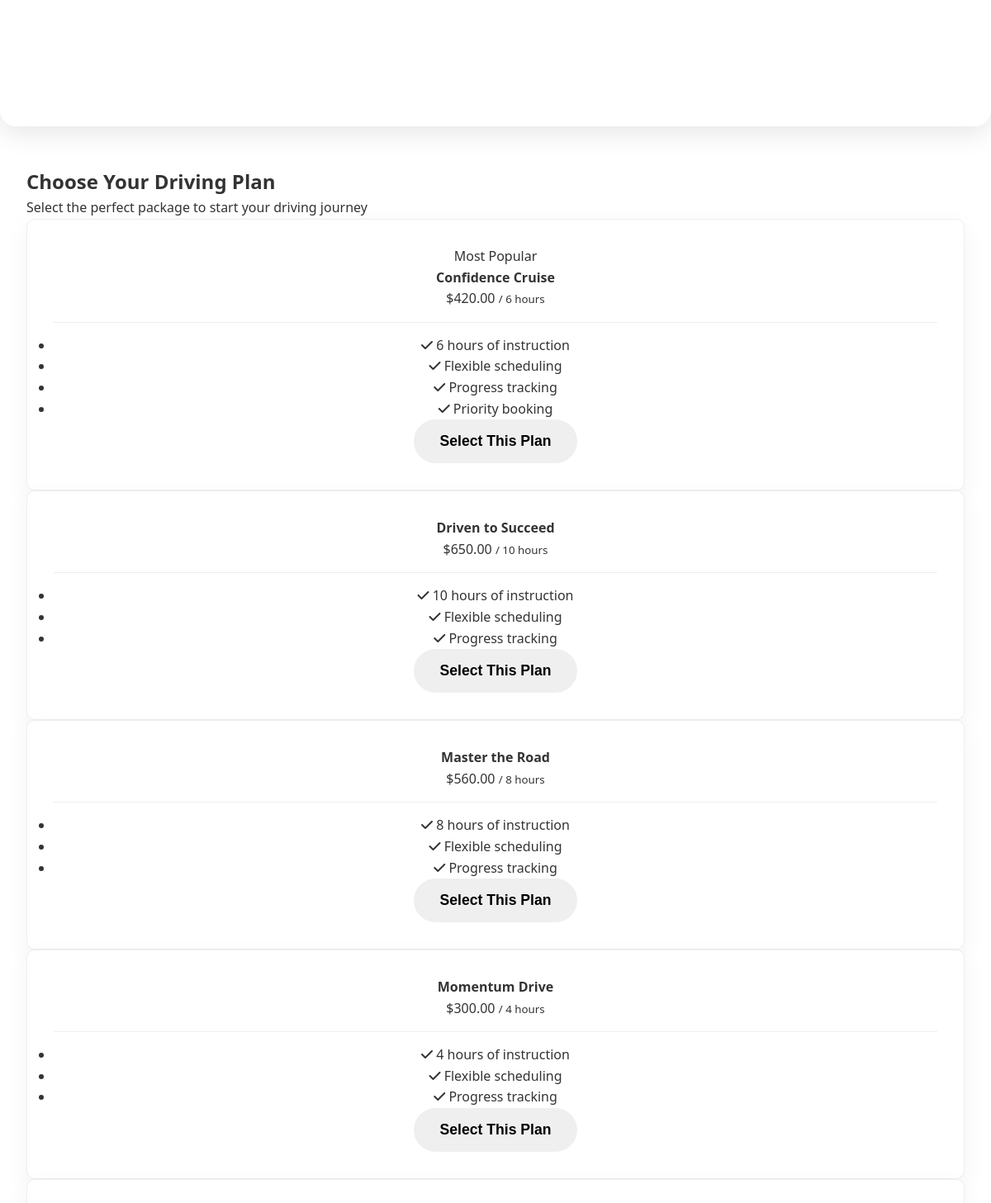
/plan-selection/ (signed in, middle part), run on an earlier commit of the app's database.
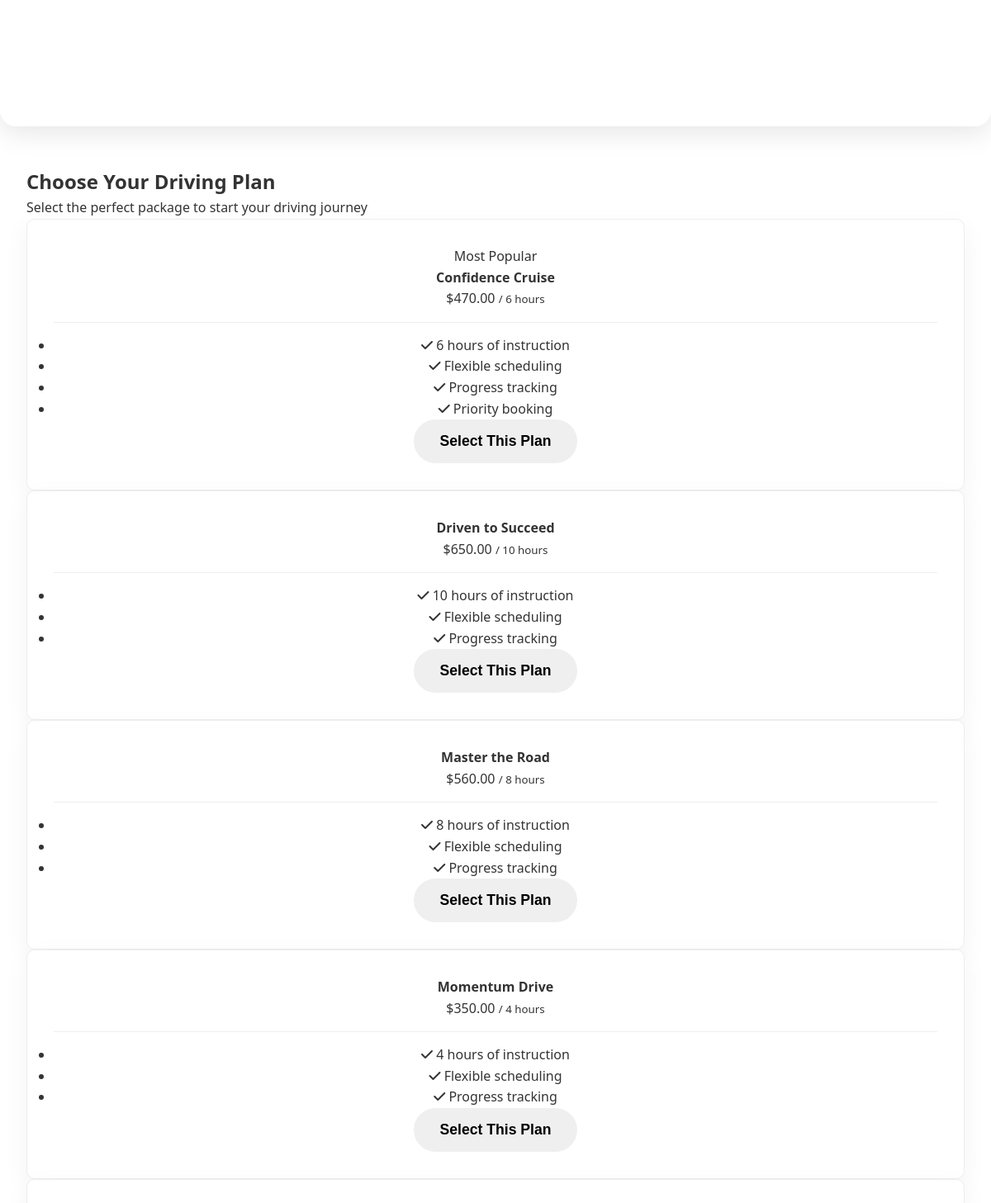
And on a later commit of the database.
### drivingschool/models.py (models this page shows, shortened)
class LessonPlan(models.Model):
    PACKAGE_TYPE_CHOICES = [
        ('standard', 'Standard Package'),
        ('specialized', 'Specialized Package'),
    ]
    name = models.CharField(max_length=100)
    slug = models.SlugField(max_length=100, help_text="URL-friendly name for the plan", blank=True)
    description = models.TextField(help_text="Brief description of the package", default="Professional driving instruction package")
    hours = models.IntegerField()
    price = models.DecimalField(max_digits=8, decimal_places=2)
    original_price = models.DecimalField(max_digits=8, decimal_places=2, null=True, blank=True, help_text="Original price before discount")
    is_popular = models.BooleanField(default=False)
    includes_test = models.BooleanField(default=False)
    package_type = models.CharField(max_length=20, choices=PACKAGE_TYPE_CHOICES, default='standard')
    display_order = models.PositiveIntegerField(default=0, help_text="Order in which to display the plan")
    is_active = models.BooleanField(default=True, help_text="Whether this plan is currently available")
    class Meta:
        ordering = ['display_order', 'name']

### drivingschool/views.py (the view)
# urls.py: path('plan-selection/', views.plan_selection, name='plan_selection'),
@login_required
def plan_selection(request):
    if not hasattr(request.user, 'student'):
        try:
            Student.objects.create(user=request.user)
        except Exception as e:
            messages.error(request, 'Unable to create student profile. Please contact support.')
            return redirect('home')
    plans = LessonPlan.objects.all()
    if request.method == 'POST':
        plan_id = request.POST.get('plan_id')
        if plan_id:
            return redirect('purchase_plan', plan_id=plan_id)
    selected_plan_name = request.session.get('selected_plan_name', None)
    if 'selected_plan_name' in request.session:
        del request.session['selected_plan_name']
    return render(request, 'plan_selection.html', {
        'plans': plans,
        'selected_plan_name': selected_plan_name
    })

### templates/plan_selection.html (shortened to what this page needs)
{% extends 'base.html' %}
{% block content %}
<div class="container mt-5">
    <div class="row justify-content-center">
        <div class="col-md-10">
            <div class="text-center mb-5">
                <h2>Choose Your Driving Plan</h2>
                <p class="lead text-muted">Select the perfect package to start your driving journey</p>
            </div>
            <form method="post">
                <div class="row">
                    {% for plan in plans %}
                    <div class="col-md-4 mb-4">
                        <div class="card h-100 plan-card{% if selected_plan_name and plan.name == selected_plan_name %} selected{% endif %}" data-plan-id="{{ plan.id }}">
                            {% if plan.is_popular %}
                            <div class="card-header bg-primary text-white text-center">
                                <span class="badge badge-light">Most Popular</span>
                            </div>
                            {% endif %}
                            <div class="card-body text-center">
                                <h4 class="card-title">{{ plan.name }}</h4>
                                <div class="price mb-3">
                                    <span class="h2 text-primary">${{ plan.price }}</span>
                                    <small class="text-muted">/ {{ plan.hours }} hours</small>
                                </div>
                                <ul class="list-unstyled">
                                    <li><i class="fas fa-check text-success"></i> {{ plan.hours }} hours of instruction</li>
                                    <li><i class="fas fa-check text-success"></i> Flexible scheduling</li>
                                    <li><i class="fas fa-check text-success"></i> Progress tracking</li>
                                    {% if plan.is_popular %}
                                    <li><i class="fas fa-check text-success"></i> Priority booking</li>
                                    {% endif %}
                                </ul>
                            </div>
                            <div class="card-footer">
                                <button type="button" class="btn btn-outline-primary btn-block select-plan-btn{% if selected_plan_name and plan.name == selected_plan_name %} selected{% endif %}" data-plan-id="{{ plan.id }}">
                                    {% if selected_plan_name and plan.name == selected_plan_name %}
                                        ✓ Selected Plan
                                    {% else %}
                                        Select This Plan
                                    {% endif %}
                                </button>
                            </div>
                        </div>
                    </div>
                    {% endfor %}
                </div>
            </form>
        </div>
    </div>
</div>
{% endblock %}

### templates/base.html (shortened to what this page needs)
{% load static %}
<!DOCTYPE html>
<html lang="en">
<head>
  <link rel="stylesheet" href="https://cdnjs.cloudflare.com/ajax/libs/font-awesome/6.4.0/css/all.min.css"/>
  <link rel="stylesheet" href="{% static 'css/style1.css' %}"/>
</head>
<body>
    {% block features %}
    <section class="features" id="services">
        <div class="container">
            <div class="features-grid">
            </div>
        </div>
    </section>
    {% endblock %}
    {% block content %}{% endblock %}
</body>
</html>

### static/css/style1.css (style rules this page uses)
* { margin: 0; padding: 0; box-sizing: border-box; }
body { font-family: 'Segoe UI', Tahoma, Geneva, Verdana, sans-serif; line-height: 1.6; color: #333; overflow-x: hidden; }
.btn { padding: 1rem 2rem; border: none; border-radius: 50px; font-size: 1.1rem; font-weight: 600; text-decoration: none; cursor: pointer; transition: all 0.3s ease; display: inline-flex; align-items: center; gap: 0.5rem; }
.features { padding: 6rem 0; background: #f8f9fa; border-top: 1px solid rgba(255, 255, 255, 0.2); border-bottom: 1px solid rgba(255, 255, 255, 0.2); }
.features { background: rgba(255, 255, 255, 0.8); backdrop-filter: blur(20px); -webkit-backdrop-filter: blur(20px); padding: 2rem; border-radius: 20px; border: 1px solid rgba(255, 255, 255, 0.3); box-shadow: 0 8px 32px rgba(0, 0, 0, 0.1); margin-bottom: 3rem; text-align: center; }
.container { max-width: 1200px; margin: 0 auto; padding: 0 2rem; }
.features-grid { display: grid; grid-template-columns: repeat(auto-fit, minmax(300px, 1fr)); gap: 2rem; }
.plan-card { background: white; border-radius: 10px; overflow: hidden; box-shadow: 0 10px 30px rgba(0, 0, 0, 0.05); transition: all 0.3s ease; position: relative; border: 1px solid #eee; padding: 2rem; text-align: center; display: flex; flex-direction: column; height: 100%; }

### templates/plan_selection.html (style rules this page uses)
.plan-card { transition: all 0.3s ease; cursor: pointer; }
.price { border-bottom: 1px solid #eee; padding-bottom: 15px; margin-bottom: 15px; }
.select-plan-btn { transition: all 0.3s ease; }

What changed in the data, as far as the page shows it:
changed LessonPlan "Confidence Cruise": price "420.00" → "470.00"
changed LessonPlan "Momentum Drive": price "300.00" → "350.00"
